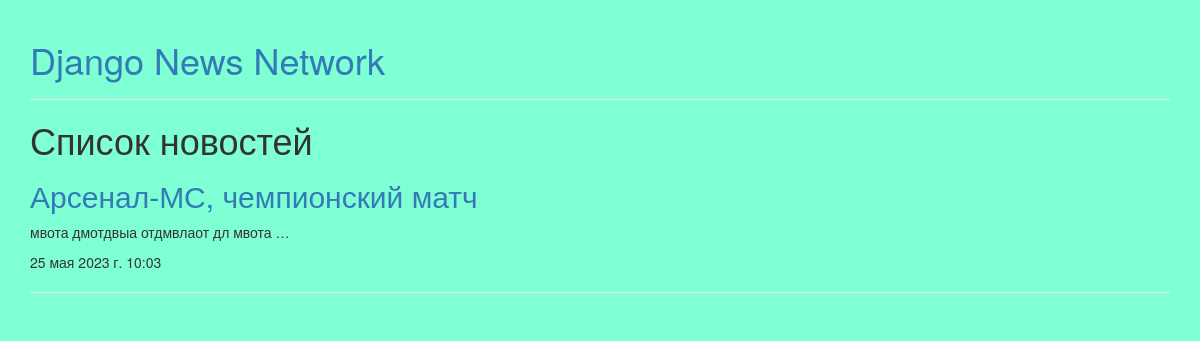
The page /post-list/ on the database as committed earlier.
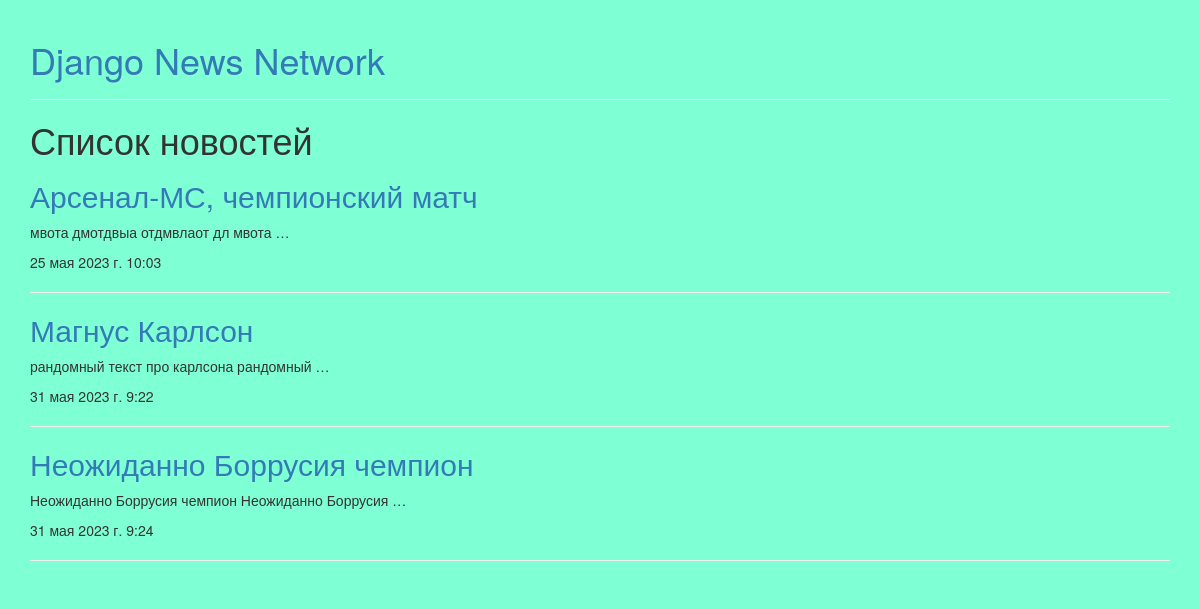
The same page on the database as committed later.
### core/models.py (models this page shows, shortened)
class Post(models.Model):
    title = models.CharField(max_length=255, verbose_name='Заголовок')
    text = models.TextField(verbose_name='Текст')
    subcategory = models.ForeignKey(SubCategory, on_delete=models.PROTECT, verbose_name='Подкатегория', related_name='posts')
    tags = models.ManyToManyField(Tag, verbose_name='Теги', related_name='posts')
    poster = models.ImageField(upload_to='posters', verbose_name='Постер')
    created_at = models.DateTimeField(auto_now_add=True, verbose_name='Дата создания')
    updated_at = models.DateTimeField(auto_now=True, verbose_name='Дата обновления')

### core/views.py (the view)
# urls.py: path('post-list/', PostListView.as_view(), name='post-list'),
class PostListView(ListView):
    model = Post
    template_name = 'core/post-list.html'
    def get(self, request, *args, **kwargs):
        params = request.GET
        tag = params.get('tag')
        subcategory = params.get('subcategory')
        category = params.get('category')
        if tag:
            posts = Post.objects.filter(tags__name=tag)
            context = {
                'posts': posts
            }
            return render(request, self.template_name, context)
        elif subcategory:
            posts = Post.objects.filter(subcategory__name=subcategory)
            context = {
                'posts': posts
            }
            return render(request, self.template_name, context)
        elif category:
            posts = Post.objects.filter(subcategory__category__name=category)
            context = {
                'posts': posts
            }
            return render(request, self.template_name, context)
        posts = Post.objects.all()
        context = {
            'posts': posts
        }
        return render(request, self.template_name, context)

### templates/core/post-list.html (shortened to what this page needs)
{% extends "base.html" %}
{% block content %}
    <h1>Список новостей</h1>
    {% for post in posts %}
        <a href="/post-detail/{{post.id}}/">
            <h2>{{ post.title }}</h2>
        </a>
        <p>{{ post.text | truncatewords:5 }}</p>
        <p>{{ post.created_at }}</p>
        <hr>
    {% endfor %}
{% endblock %}

### templates/base.html (shortened to what this page needs)
{% load static %}
<!DOCTYPE html>
<html lang="ru">
    <head>
        <link rel="stylesheet" href="//maxcdn.bootstrapcdn.com/bootstrap/3.2.0/css/bootstrap.min.css">
        <link rel="stylesheet" href="//maxcdn.bootstrapcdn.com/bootstrap/3.2.0/css/bootstrap-theme.min.css">
        <link rel="stylesheet" href="{% static '/css/style.css' %}">
    </head>
    <body>
        <div class="container">
            <div class="page-header">
                <h1><a href="/">Django News Network</a></h1>
            </div>
            {% block content %}
            {% endblock content %}
        </div>
    </body>
</html>

### static/css/style.css (style rules this page uses)
body { background-color: aquamarine; }

Rows that differ between the two databases and show on the page:
added Post: title "Магнус Карлсон", text "рандомный текст про карлсона рандомный …", created_at "31 мая 2023 г. 9:22"
added Post: title "Неожиданно Боррусия чемпион", text "Неожиданно Боррусия чемпион Неожиданно Боррусия …", created_at "31 мая 2023 г. 9:24"
